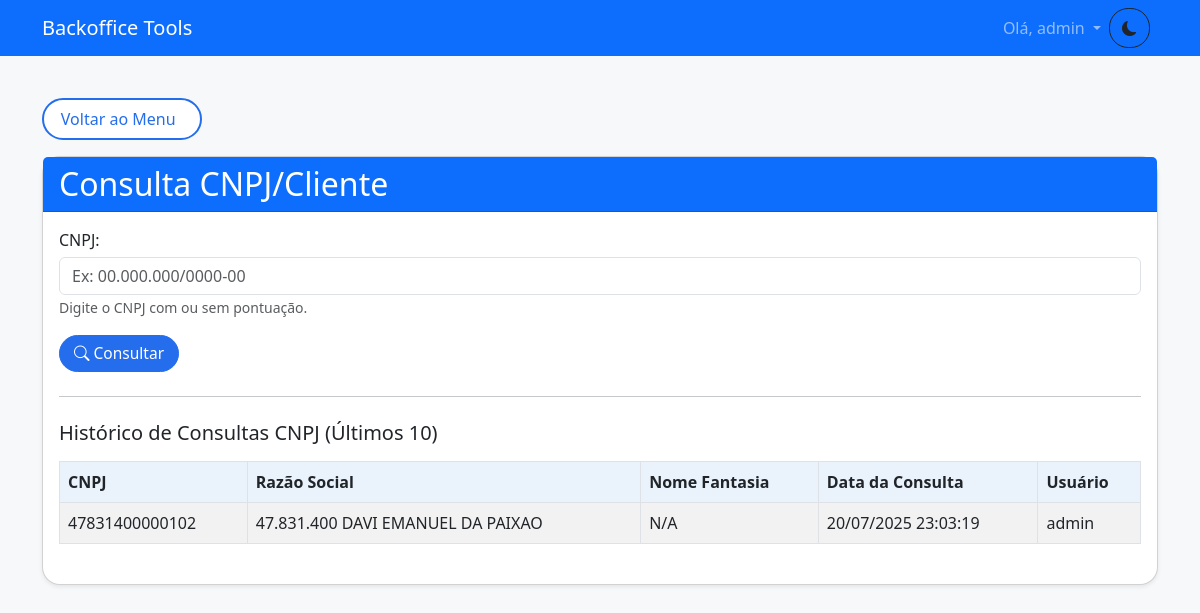
Screenshot of /consulta_cnpj (signed in) with the database file from the repository.
### models.py (models this page shows, shortened)
class CnpjConsultaHistorico(db.Model):
    id = db.Column(db.Integer, primary_key=True)
    user_id = db.Column(db.Integer, db.ForeignKey('user.id'), nullable=False)
    user = db.relationship('User', backref=db.backref('cnpj_consultas', lazy=True))
    cnpj = db.Column(db.String(18), nullable=False)
    razao_social = db.Column(db.String(255), nullable=True)
    nome_fantasia = db.Column(db.String(255), nullable=True)
    data_consulta = db.Column(db.DateTime, default=datetime.utcnow)
    dados_json = db.Column(db.Text, nullable=True)

class User(db.Model):
    id = db.Column(db.Integer, primary_key=True)
    username = db.Column(db.String(80), unique=True, nullable=False)
    password_hash = db.Column(db.String(128), nullable=False)
    role_id = db.Column(db.Integer, db.ForeignKey('role.id'), nullable=False)
    role = db.relationship('Role', backref=db.backref('users', lazy=True))
    created_at = db.Column(db.DateTime, default=datetime.utcnow)

### app.py (the view, shortened to what this page needs)
@app.route('/consulta_cnpj', methods=['GET', 'POST'])
@permission_required('can_access_consulta_cnpj')
def consulta_cnpj():
    cnpj_data = None # Dados da consulta mais recente para exibição no topo
    if 'username' not in session:
        return redirect(url_for('login'))
    user = User.query.filter_by(username=session['username']).first()
    user_id = user.id if user else None
    sp_tz = pytz.timezone('America/Sao_Paulo')
    if user and user.role.can_manage_users:
        historico_consultas_db = CnpjConsultaHistorico.query.options(db.joinedload(CnpjConsultaHistorico.user)).order_by(CnpjConsultaHistorico.data_consulta.desc()).limit(10).all()
    else:
        historico_consultas_db = CnpjConsultaHistorico.query.options(db.joinedload(CnpjConsultaHistorico.user)).filter_by(user_id=user_id).order_by(CnpjConsultaHistorico.data_consulta.desc()).limit(10).all()
    historico_para_template = []
    for h in historico_consultas_db:
        dados_json_seguro = h.dados_json if h.dados_json else '{}'
        data_local = h.data_consulta.replace(tzinfo=pytz.utc).astimezone(sp_tz)
        historico_para_template.append({
            'id': h.id,
            'cnpj': h.cnpj,
            'razao_social': h.razao_social if h.razao_social else 'N/A',
            'nome_fantasia': h.nome_fantasia if h.nome_fantasia else 'N/A',
            'data_consulta': data_local.strftime('%d/%m/%Y %H:%M:%S'), # Data formatada localmente
            'user_username': h.user.username if h.user else 'N/A',
            'dados_json': dados_json_seguro
        })
    return render_template('consulta_cnpj.html', cnpj_data=cnpj_data, historico_consultas=historico_para_template)

### app.py (called while the page is built)
def permission_required(permission_name):
    def decorator(f):
        @wraps(f)
        def decorated_function(*args, **kwargs):
            if 'username' not in session:
                flash('Você precisa estar logado para acessar esta funcionalidade.', 'danger')
                return redirect(url_for('login'))
            user = User.query.filter_by(username=session['username']).first()
            if user and hasattr(user.role, permission_name) and getattr(user.role, permission_name):
                return f(*args, **kwargs)
            else:
                flash('Você não tem permissão para realizar esta ação ou acessar esta página.', 'danger')
                return redirect(url_for('menu')) # Ou abort(403)
        return decorated_function
    return decorator

### templates/consulta_cnpj.html (shortened to what this page needs)
{% extends "base.html" %}
{% block content %}
<a href="{{ url_for('menu') }}" class="btn btn-outline-primary mb-3">Voltar ao Menu</a>
<div class="card shadow-sm">
    <div class="card-header bg-primary text-white">
        <h2 class="mb-0">Consulta CNPJ/Cliente</h2>
    </div>
    <div class="card-body">
        <form method="post" id="cnpjForm">
            <div class="mb-3">
                <label for="cnpj" class="form-label">CNPJ:</label>
                <input type="text" class="form-control" id="cnpj" name="cnpj" placeholder="Ex: 00.000.000/0000-00" required pattern="\d{2}\.?\d{3}\.?\d{3}/?\d{4}-?\d{2}|\d{14}" title="Formato: 00.000.000/0000-00 ou apenas 14 dígitos">
                <small class="form-text text-muted">Digite o CNPJ com ou sem pontuação.</small>
            </div>
            <button type="submit" class="btn btn-primary" id="consultarBtn">
                <i class="bi bi-search"></i> Consultar
            </button>
        </form>
        <hr class="mt-4 mb-4">
        <h5 class="mb-3">Histórico de Consultas CNPJ (Últimos 10)</h5>
        {% if historico_consultas %}
        <div class="table-responsive">
            <table class="table table-striped table-bordered table-hover">
                <thead class="bg-primary text-white">
                    <tr>
                        <th>CNPJ</th>
                        <th>Razão Social</th>
                        <th>Nome Fantasia</th>
                        <th>Data da Consulta</th>
                        <th>Usuário</th>
                    </tr>
                </thead>
                <tbody>
                    {% for h in historico_consultas %}
                    <tr>
                        <td>{{ h.cnpj }}</td>
                        <td>{{ h.razao_social }}</td>
                        <td>{{ h.nome_fantasia }}</td>
                        <td>{{ h.data_consulta }}</td>
                        <td>{{ h.user_username }}</td>
                    </tr>
                    {% endfor %}
                </tbody>
            </table>
        </div>
        {% else %}
        <div class="alert alert-info">
            Nenhuma consulta CNPJ no histórico ainda.
        </div>
        {% endif %}
    </div>
</div>
{% endblock %}

### static/styles.css (style rules this page uses)
body { background-color: #f6f8fa; font-family: 'Segoe UI', Arial, sans-serif; }
.card { border-radius: 18px; box-shadow: 0 2px 12px rgba(50, 60, 100, 0.07); }
.card-header { border-radius: 18px 18px 0 0; font-size: 1.15rem; font-weight: 500; }
.table thead th { background-color: #eaf2fb; font-size: 1rem; }
.table td, .table th { vertical-align: middle; }
.btn, .btn-primary, .btn-outline-primary, .btn-outline-info, .btn-outline-success, .btn-outline-warning, .btn-outline-secondary { border-radius: 1.2rem !important; font-weight: 500; font-size: 0.97rem; transition: background 0.18s; box-shadow: none !important; }
.btn-primary, .btn-outline-primary { background-color: #246dec; border-color: #246dec; color: #fff !important; }
a.btn-outline-primary.mb-3 { font-size: 1rem; padding: 0.44rem 1.5rem 0.44rem 1.05rem; border-radius: 1.7rem !important; margin-bottom: 1.3rem; margin-top: 1.1rem; background: #fff; font-weight: 500; border: 2px solid #246dec; color: #246dec !important; transition: background 0.13s, color 0.13s; }
.form-label { font-weight: 500; margin-bottom: 0.3rem; }
.btn-edit-feriados, #btnFeriados, .btn-modal, .btn-outline-primary { background: #fff; color: #246dec !important; border: 1.5px solid #246dec; border-radius: 1.2rem !important; font-weight: 500; padding: 0.3rem 1.1rem; font-size: 0.97rem; margin-bottom: 0.3em; transition: background .15s, color .15s; }
.table-responsive { padding-bottom: 0.5em; }
.btn-outline-primary, .btn-primary, .btn-warning, .btn-success, .btn-secondary { min-width: 120px; }

### templates/base.html (style rules this page uses)
:root { --bg-light: #f8f9fa; --text-light: #212529; --card-light: #ffffff; --primary-light: #0d6efd; --secondary-light: #6c757d; --bg-dark: #121212; --text-dark: #e0e0e0; --card-dark: #1e1e1e; --primary-dark: #1a4b8c; --secondary-dark: #495057; }

### rows the page displays
CnpjConsultaHistorico: cnpj "47831400000102", razao_social "47.831.400 DAVI EMANUEL DA PAIXAO"
User: user_username "admin"

### other values shown
{{ session['username'] }} "admin"
{{ h.nome_fantasia }} "N/A"
{{ h.data_consulta }} "20/07/2025 23:03:19"
